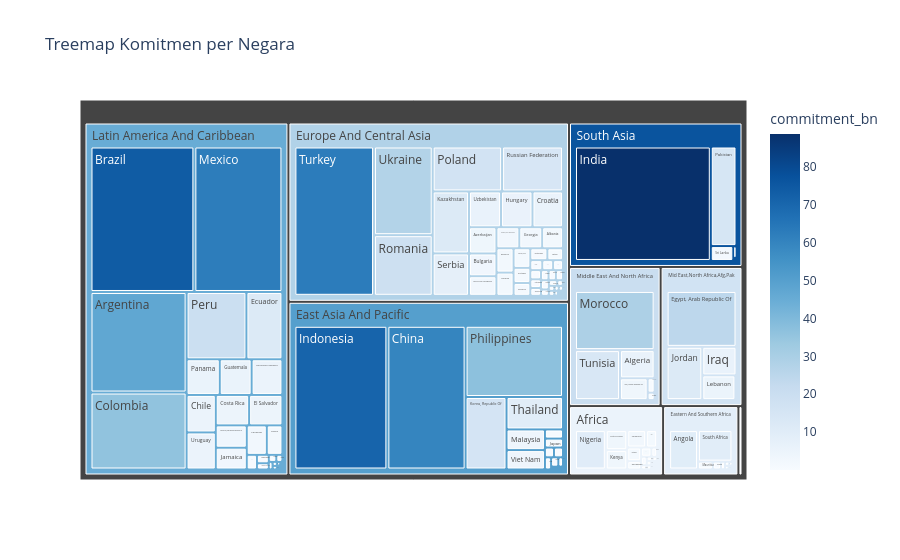

The notebook cell this image was saved under:
### Code cell
# 5. Treemap: Komitmen per Negara
df_tree = qdb("""
    SELECT dc.region, dc.country_name,
           ROUND(SUM(f.original_principal_amount)/1e9, 2) AS commitment_bn
    FROM fact_loans f
    JOIN dim_country dc ON f.country_id = dc.country_id
    WHERE f.original_principal_amount > 0
    GROUP BY dc.region, dc.country_name
""")

fig5 = px.treemap(
    df_tree, path=["region", "country_name"], values="commitment_bn",
    color="commitment_bn", color_continuous_scale="Blues",
    title="Treemap Komitmen per Negara"
)
fig5.show()

### Figure 1 — Plotly figure (JSON) as saved in the notebook; plotly's stock layout.template omitted (floating-point values rounded to 4 significant figures; data arrays with more than 128 entries replaced by an {"elided": "..."} marker saying what was removed)
{"data": [{"branchvalues": "total", "customdata": {"elided": "157x1 float values"}, "domain": {"x": [0, 1], "y": [0, 1]}, "hovertemplate": "labels=%{label}<br>commitment_bn_sum=%{value}<br>parent=%{parent}<br>id=%{id}<br>commitment_bn=%{color}<extra></extra>", "ids": {"elided": "157 str values"}, "labels": {"elided": "157 str values"}, "marker": {"coloraxis": "coloraxis", "colors": {"elided": "157 float values"}}, "name": "", "parents": {"elided": "157 str values"}, "type": "treemap", "values": {"elided": "157 float values"}}], "layout": {"coloraxis": {"colorbar": {"title": {"text": "commitment_bn"}}, "colorscale": [[0, "rgb(247,251,255)"], [0.125, "rgb(222,235,247)"], [0.25, "rgb(198,219,239)"], [0.375, "rgb(158,202,225)"], [0.5, "rgb(107,174,214)"], [0.625, "rgb(66,146,198)"], [0.75, "rgb(33,113,181)"], [0.875, "rgb(8,81,156)"], [1, "rgb(8,48,107)"]]}, "legend": {"tracegroupgap": 0}, "title": {"text": "Treemap Komitmen per Negara"}}}
